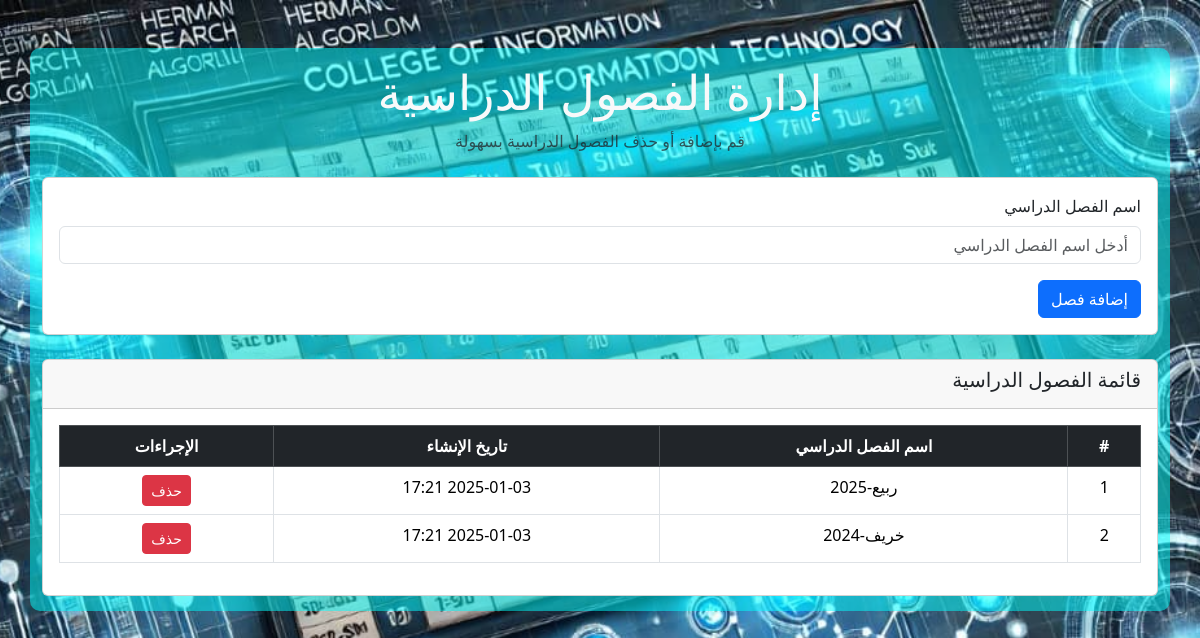
/term/ (signed in), run on the app's committed database.
### scheduler/models.py (models this page shows, shortened)
class Term(models.Model):
    name = models.CharField(max_length=50)
    created_at = models.DateTimeField(auto_now_add=True)

### scheduler/views.py (the view, shortened to what this page needs)
# urls.py: path('term/', views.term, name='term'),
@login_required(login_url='Login_view')
def term(request):
    if not request.user.is_superuser:  # تأكد أن المستخدم هو مشرف
        return render(request, 'error.html', {'message': 'ليس لديك الصلاحية للوصول لهذه الصفحة .'})
    terms = Term.objects.all().order_by('-created_at')  # جلب جميع الفصول
    return render(request, 'term.html', {
        'term': terms,
    })

### templates/term.html (shortened to what this page needs)
{% extends 'base.html' %}
{% load static %}
{% block contant %}
<div class="container mt-5" dir="rtl">
    <div class="text-center mb-4">
        <h1 class="display-5 text-light">إدارة الفصول الدراسية</h1>
        <p class="text-muted">قم بإضافة أو حذف الفصول الدراسية بسهولة</p>
    </div>
    <div class="card mb-4">
        <div class="card-body">
            <form method="POST">
                <div class="mb-3">
                    <label for="term_name" class="form-label">اسم الفصل الدراسي</label>
                    <input type="text" class="form-control" id="term_name" name="term_name" placeholder="أدخل اسم الفصل الدراسي">
                </div>
                <button type="submit" name="add_term" class="btn btn-primary">إضافة فصل</button>
            </form>
        </div>
    </div>
    <div class="card">
        <div class="card-header">
            <h2 class="h5">قائمة الفصول الدراسية</h2>
        </div>
        <div class="card-body">
            {% if term %}
                <table class="table table-bordered text-center">
                    <thead class="table-dark">
                        <tr>
                            <th>#</th>
                            <th>اسم الفصل الدراسي</th>
                            <th>تاريخ الإنشاء</th>
                            <th>الإجراءات</th>
                        </tr>
                    </thead>
                    <tbody>
                        {% for t in term %}
                            <tr>
                                <td>{{ forloop.counter }}</td>
                                <td>{{ t.name }}</td>
                                <td>{{ t.created_at|date:"Y-m-d H:i" }}</td>
                                <td>
                                    <form method="POST" class="d-inline">
                                        <button type="submit" name="delete_term" class="btn btn-danger btn-sm">حذف</button>
                                    </form>
                                </td>
                            </tr>
                        {% endfor %}
                    </tbody>
                </table>
            {% else %}
                <p class="text-center text-muted">لا توجد فصول دراسية مضافة حتى الآن.</p>
            {% endif %}
        </div>
    </div>
</div>
{% endblock %}

### schedule_optimizer/static/css/main.css (style rules this page uses)
.container { background-color:rgba(0, 255, 255, 0.5); padding: 15px; border-radius: 10px; }

### data on the page
Term: name "ربيع-2025", created_at "2025-01-03 17:21"
Term: name "خريف-2024", created_at "2025-01-03 17:21"
